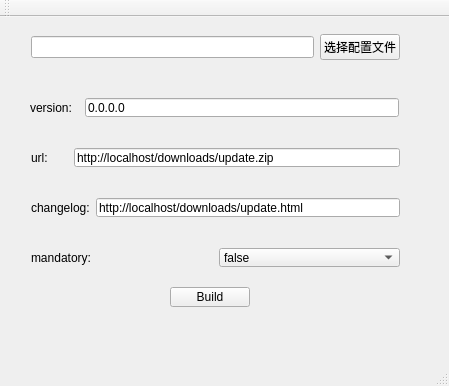
<?xml version="1.0" encoding="UTF-8"?>
<ui version="4.0">
 <class>MainWindow</class>
 <widget class="QMainWindow" name="MainWindow">
  <property name="geometry">
   <rect>
    <x>0</x>
    <y>0</y>
    <width>449</width>
    <height>386</height>
   </rect>
  </property>
  <property name="windowTitle">
   <string>MainWindow</string>
  </property>
  <widget class="QWidget" name="centralWidget">
   <widget class="QWidget" name="horizontalLayoutWidget">
    <property name="geometry">
     <rect>
      <x>20</x>
      <y>0</y>
      <width>391</width>
      <height>61</height>
     </rect>
    </property>
    <layout class="QHBoxLayout" name="horizontalLayout">
     <item>
      <widget class="QLineEdit" name="lineEdit"/>
     </item>
     <item>
      <widget class="QPushButton" name="pushButton">
       <property name="text">
        <string>选择配置文件</string>
       </property>
      </widget>
     </item>
    </layout>
   </widget>
   <widget class="QWidget" name="horizontalLayoutWidget_2">
    <property name="geometry">
     <rect>
      <x>19</x>
      <y>70</y>
      <width>391</width>
      <height>41</height>
     </rect>
    </property>
    <layout class="QHBoxLayout" name="horizontalLayout_2">
     <item>
      <widget class="QLabel" name="label">
       <property name="toolTip">
        <string>版本</string>
       </property>
       <property name="text">
        <string>version:  </string>
       </property>
      </widget>
     </item>
     <item>
      <widget class="QLineEdit" name="versionLineEdit">
       <property name="text">
        <string>0.0.0.0</string>
       </property>
      </widget>
     </item>
    </layout>
   </widget>
   <widget class="QWidget" name="horizontalLayoutWidget_3">
    <property name="geometry">
     <rect>
      <x>20</x>
      <y>120</y>
      <width>391</width>
      <height>41</height>
     </rect>
    </property>
    <layout class="QHBoxLayout" name="horizontalLayout_3">
     <item>
      <widget class="QLabel" name="label_2">
       <property name="toolTip">
        <string>更新包地址</string>
       </property>
       <property name="text">
        <string>url:      </string>
       </property>
      </widget>
     </item>
     <item>
      <widget class="QLineEdit" name="urlLineEdit">
       <property name="text">
        <string>http://localhost/downloads/update.zip</string>
       </property>
      </widget>
     </item>
    </layout>
   </widget>
   <widget class="QWidget" name="horizontalLayoutWidget_4">
    <property name="geometry">
     <rect>
      <x>20</x>
      <y>170</y>
      <width>391</width>
      <height>41</height>
     </rect>
    </property>
    <layout class="QHBoxLayout" name="horizontalLayout_4">
     <item>
      <widget class="QLabel" name="label_3">
       <property name="toolTip">
        <string>更新详情地址</string>
       </property>
       <property name="text">
        <string>changelog:</string>
       </property>
      </widget>
     </item>
     <item>
      <widget class="QLineEdit" name="changelogLineEdit">
       <property name="text">
        <string>http://localhost/downloads/update.html</string>
       </property>
      </widget>
     </item>
    </layout>
   </widget>
   <widget class="QWidget" name="horizontalLayoutWidget_5">
    <property name="geometry">
     <rect>
      <x>20</x>
      <y>220</y>
      <width>391</width>
      <height>41</height>
     </rect>
    </property>
    <layout class="QHBoxLayout" name="horizontalLayout_7">
     <item>
      <widget class="QLabel" name="label_6">
       <property name="toolTip">
        <string>强制更新</string>
       </property>
       <property name="midLineWidth">
        <number>0</number>
       </property>
       <property name="text">
        <string>mandatory:</string>
       </property>
      </widget>
     </item>
     <item>
      <widget class="QComboBox" name="mandatoryComboBox">
       <item>
        <property name="text">
         <string>false</string>
        </property>
       </item>
       <item>
        <property name="text">
         <string>true</string>
        </property>
       </item>
      </widget>
     </item>
    </layout>
   </widget>
   <widget class="QPushButton" name="buildBtn">
    <property name="geometry">
     <rect>
      <x>170</x>
      <y>270</y>
      <width>80</width>
      <height>20</height>
     </rect>
    </property>
    <property name="text">
     <string>Build</string>
    </property>
   </widget>
  </widget>
  <widget class="QMenuBar" name="menuBar">
   <property name="geometry">
    <rect>
     <x>0</x>
     <y>0</y>
     <width>449</width>
     <height>25</height>
    </rect>
   </property>
  </widget>
  <widget class="QToolBar" name="mainToolBar">
   <attribute name="toolBarArea">
    <enum>TopToolBarArea</enum>
   </attribute>
   <attribute name="toolBarBreak">
    <bool>false</bool>
   </attribute>
  </widget>
  <widget class="QStatusBar" name="statusBar"/>
 </widget>
 <layoutdefault spacing="6" margin="11"/>
 <resources/>
 <connections/>
</ui>
